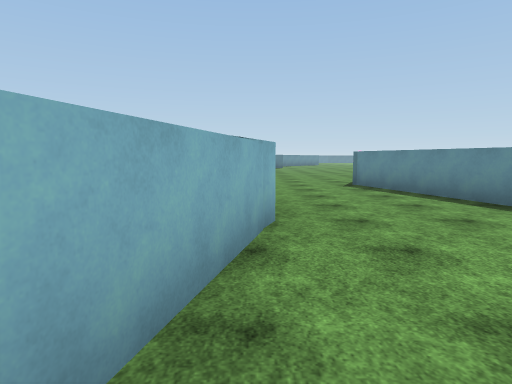
view 1 (above)

24 first-person views from a walk through a 3-D level made in the Unity game engine. The camera is 1.5 m above the floor, tilts 6° down and sees 75° across. The floor is counted in squares, 2 m on a side. Each view is taken from the middle of a square. On the plan, view 1 faces up. The plan holds only what a view shows up to about 11 squares ahead; the rest is blank. The place goes on beyond the plan. The player is left out. Surface patterns are stand-ins for the level's own textures.

view 2
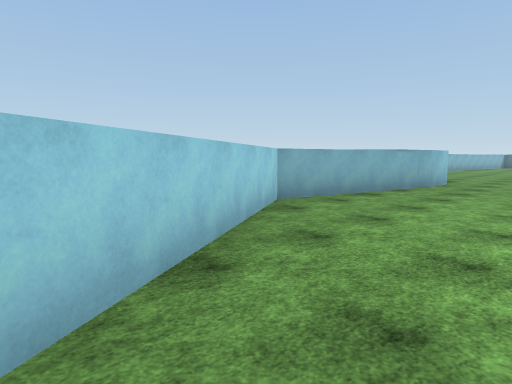

view 3
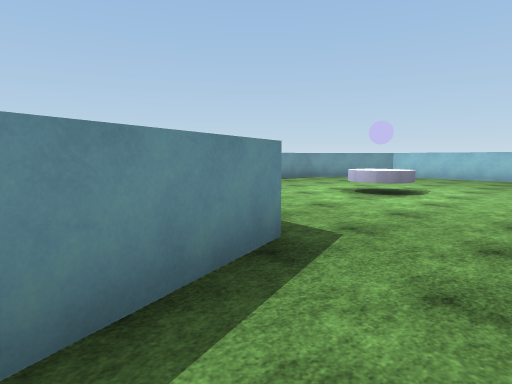

view 4
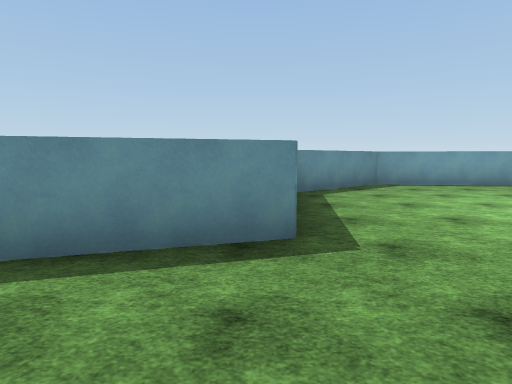

view 5
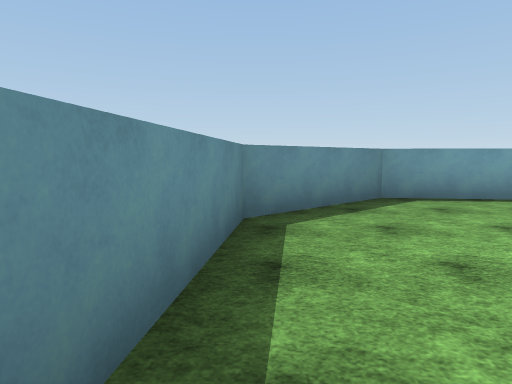

view 6
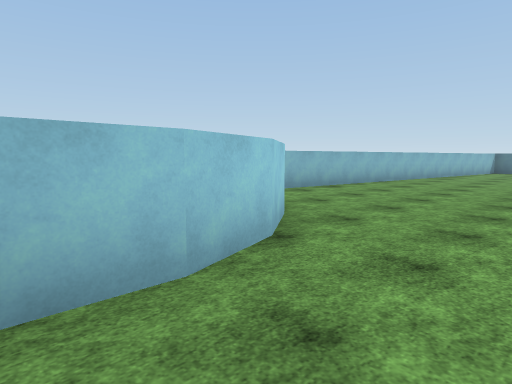

view 7
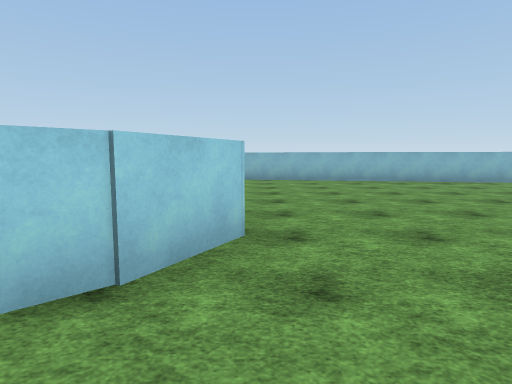

view 8
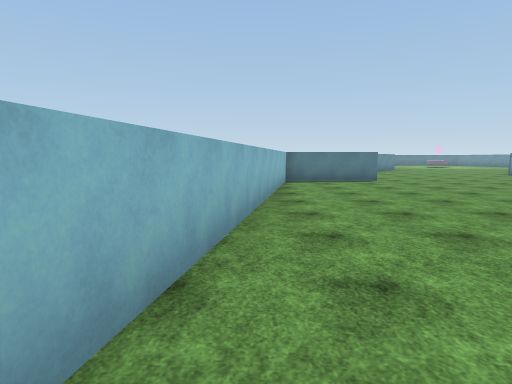

view 9
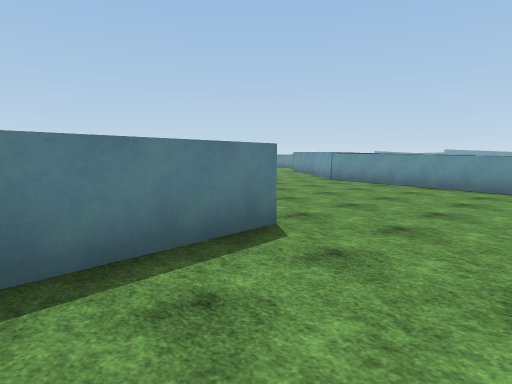

view 10
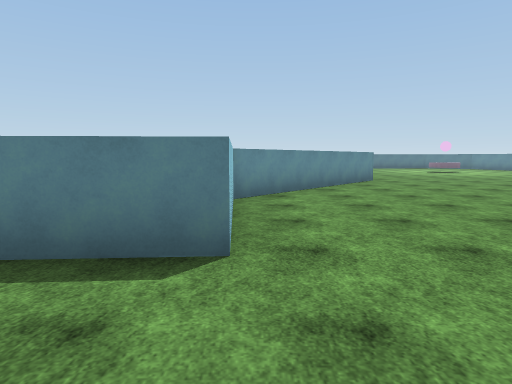

view 11
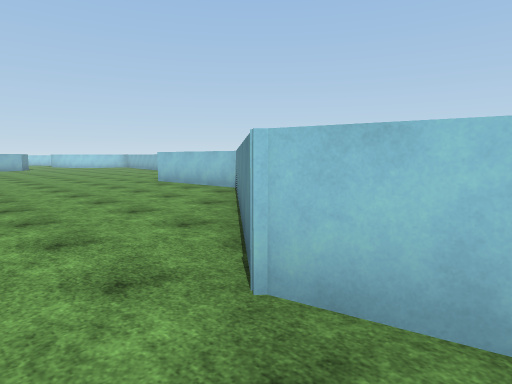

view 12
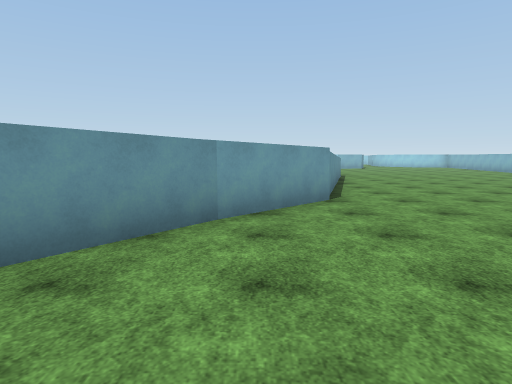

view 13
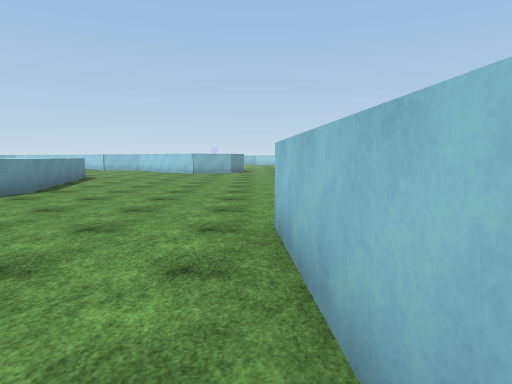

view 14
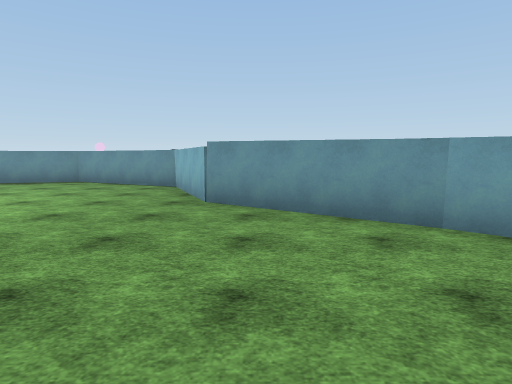

view 15
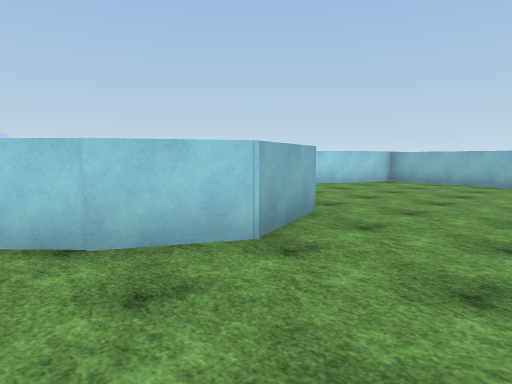

view 16
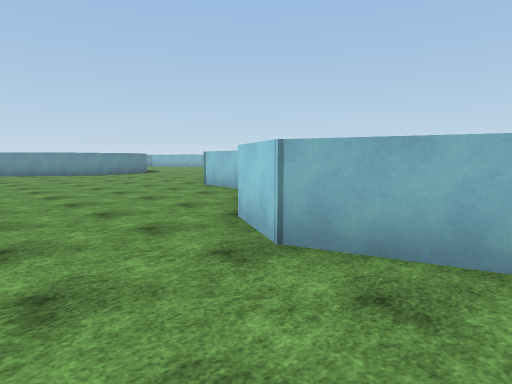

view 17
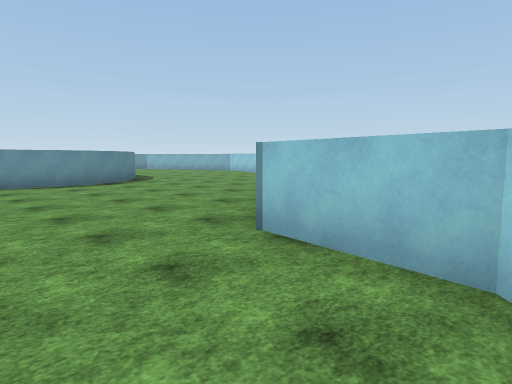

view 18
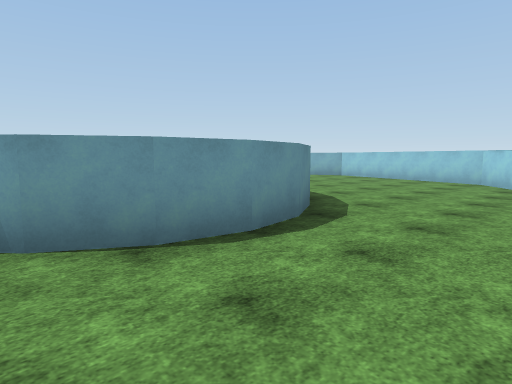

view 19
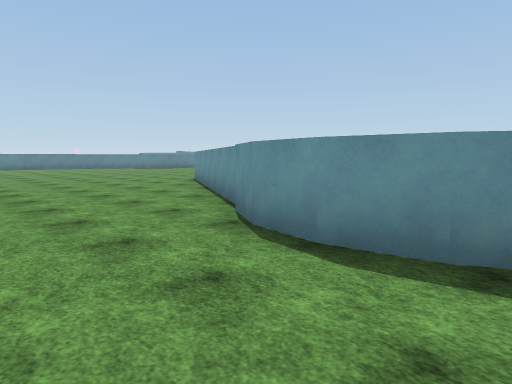

view 20
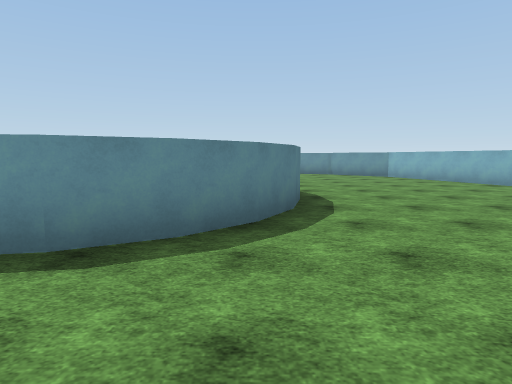

view 21
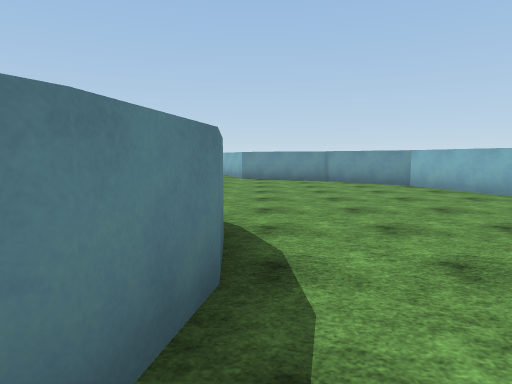

view 22
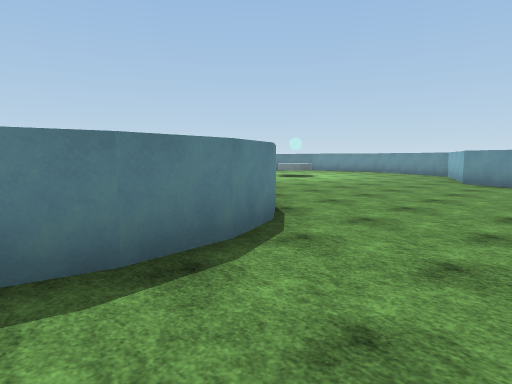

view 23
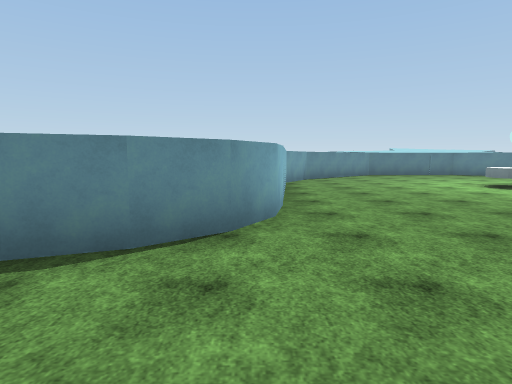

view 24
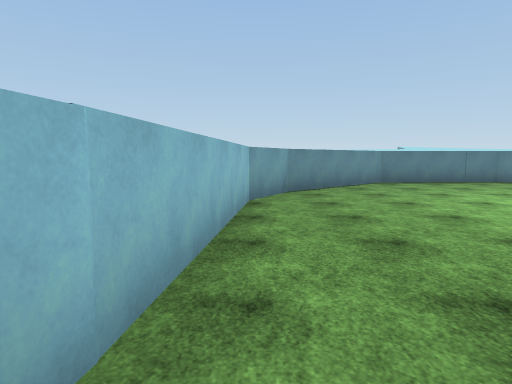

### Floor plan
Key: @ floor where view 1 was taken; # wall or solid block; . floor; ^ raised ledge.
Columns run from 4 left of view 1 to 30 right of it. Each row starts with its distance up from view 1.
 32          ^.. ......^^
 31          ^.......#^
 30          ^......#
 29         ^......^^
 28        ^.......^
 27       ^.......^
 26      ^.......^
 25      ^.......^
 24      ^......^
 23     ^^^.....^ ^
 22    ^........^ ^
 21   ^.........^
 20   ^........^
 19   ^........^
 18   ^........^         ..
 17   ^.........^        ...
 16   ^.........^       .....       ^^^
 15  ^..........^^^     .....^     ^^..
 14  ^........          .....^    ^....
 13  ^..........        ....^    ^.....
 12  ^................  ....^    ^.....
 11  ^.....................^     ^....^
 10  ^.....^^^^............^    ^.....^
  9 ^......^   ^..........^     ^......
  8  ^^....^    ^.........^     ^.....
  7    ^....^    ^^^......^     ^......
  6     ^...^       ^.....^     ^......
  5     ^...^^^^     ......^^^^^.......
  4     ^.......^^    ................#
  3     ^........^^    ...............^
  2     ^.........^     ..............^
  1    ^..........^     ^............^
  0    ^@....^^...^     ^..........^^
 -1    ^..........^      ^^^  ...^^^
 -2     ^........ ^             ^
 -3     ^......
 -4      ^.....
 -5      ^^...
 -6         ^^

Positions as (right, up) in squares from view 1, and headings:
1: (0, 0), facing up
2: (3, -5), facing up-left
3: (2, 7), facing down-right
4: (1, 5), facing right
5: (4, 4), facing right
6: (2, 4), facing up-left
7: (8, 11), facing left
8: (-2, 12), facing up
9: (-1, 20), facing up-right
10: (2, 20), facing up
11: (7, 32), facing down-left
12: (10, 32), facing down
13: (2, 26), facing down
14: (7, 30), facing right
15: (7, 13), facing down-left
16: (3, 13), facing down-right
17: (8, 10), facing down-right
18: (15, 10), facing down-right
19: (15, 6), facing up-right
20: (15, 5), facing right
21: (19, 4), facing right
22: (20, 2), facing up-right
23: (24, 2), facing up
24: (25, 6), facing up
